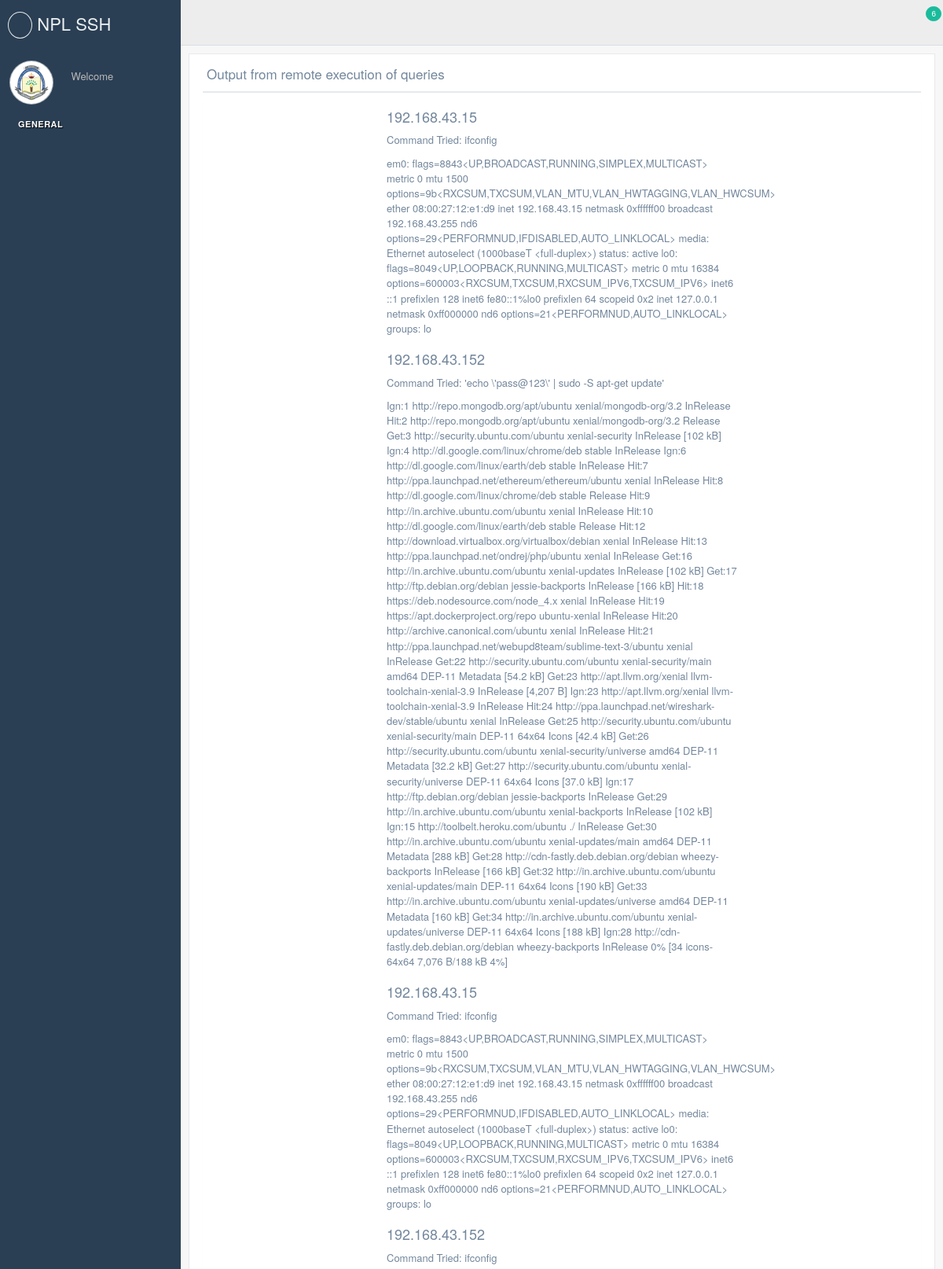
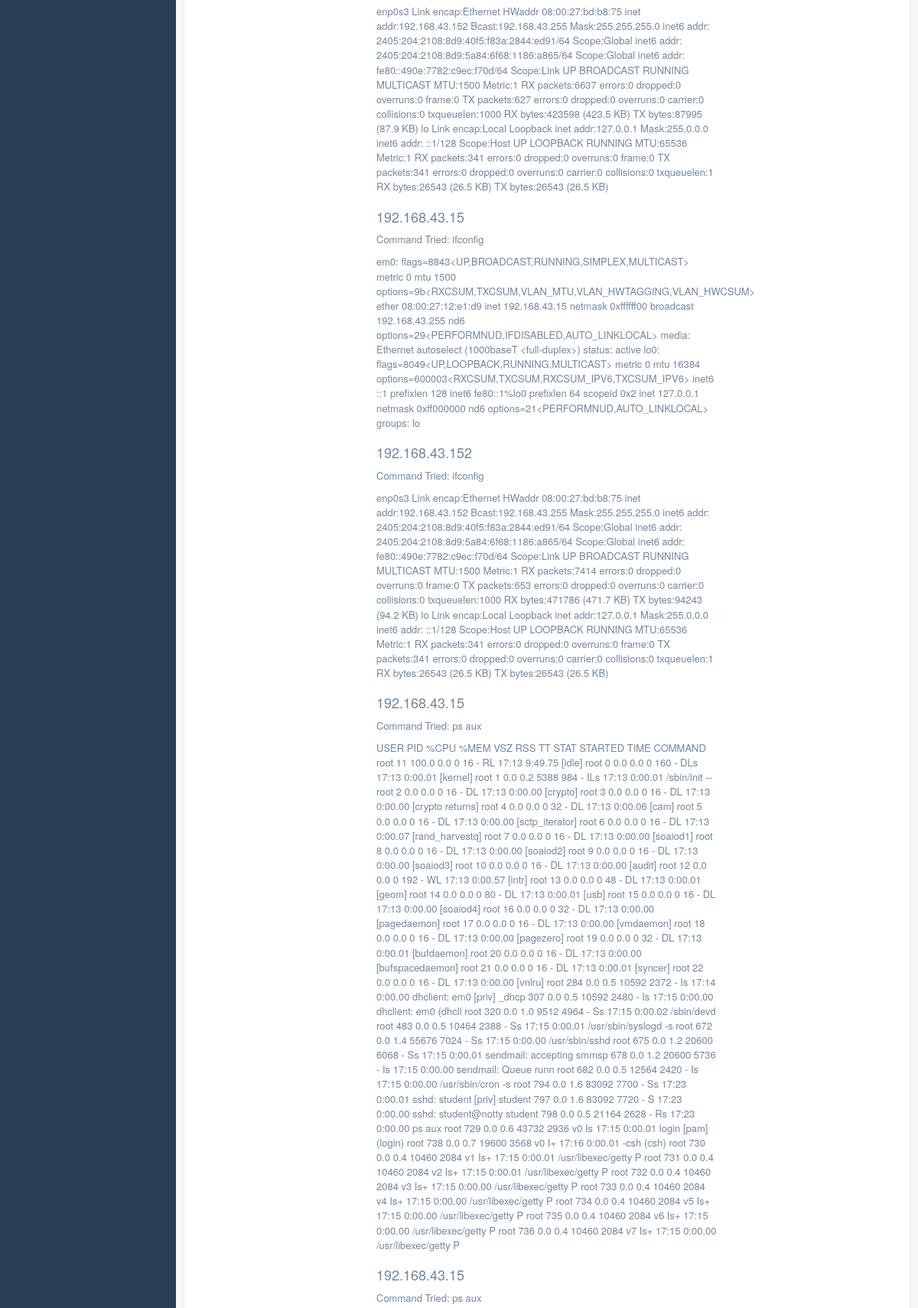
Page /result/ (upper part) on the committed database (2 pictures, top to bottom).
### project/models.py (models this page shows, shortened)
class Host(models.Model):
	ip = models.CharField(max_length=150)
	status = models.TextField(blank=True)
	accessed = models.IntegerField(blank=True,null=True,default=0)
	command = models.TextField(blank=True)

### project/views.py (the view)
# urls.py: url(r'^result/', views.result),
def result(request):
	hosts = Host.objects.all()
	return render(request,'result.html',{'hosts':hosts})

### project/templates/result.html (shortened to what this page needs)
{% extends 'base.html' %}
{%load static%}
{% block content %}
<div class="row">
                <div class="x_panel">
                  <div class="x_title">
                    <h2>Output from remote execution of queries</h2>
                    <div class="clearfix"></div>
                  </div>
                  <div class="panel">
                  {% for host in hosts%}
                  <div class="row">
                    <div class="col-md-6 col-md-offset-3">
                      <h2>{{host.ip}}</h2>
                      <p>Command Tried: {{host.command}}</p>
                      <p>{{host.status}}</p>
                    </div>
                  </div>
                  {%endfor%}
                  </div>
              </div>
</div>
{%endblock%}

### project/templates/base.html (shortened to what this page needs)
{% load staticfiles %}
<!DOCTYPE html>
<html lang="en">
  <head>
    <link href="{% static "vendors/bootstrap/dist/css/bootstrap.min.css" %}" rel="stylesheet">
    <link href="{% static "vendors/font-awesome/css/font-awesome.min.css" %}" rel="stylesheet">
    <link href="{% static "vendors/nprogress/nprogress.css" %}" rel="stylesheet">
    <link href="{% static "build/css/custom.min.css" %}" rel="stylesheet">
  </head>
  <body class="nav-md">
    <div class="container body">
      <div class="main_container">
        <div class="col-md-3 left_col">
          <div class="left_col scroll-view">
            <div class="navbar nav_title" style="border: 0;">
              <a href="/" class="site_title"><i class="fa fa-book"></i> <span> NPL SSH PROJECT </span></a>
            </div>
            <div class="profile clearfix">
              <div class="profile_pic">
                <img src="{% static "production/images/djsce.png" %}" alt="..." class="img-circle profile_img">
              </div>
              <div class="profile_info">
                <span>Welcome</span>
              </div>
              <div class="clearfix"></div>
            </div>
            <br />
            <div id="sidebar-menu" class="main_menu_side hidden-print main_menu">
              <div class="menu_section">
                <h3>General</h3>
              </div>
            </div>
          </div>
        </div>
        <div class="top_nav">
          <div class="nav_menu">
            <nav>
              <div class="nav toggle">
                <a id="menu_toggle"><i class="fa fa-bars"></i></a>
              </div>
              <ul class="nav navbar-nav navbar-right">
                <li role="presentation" class="dropdown">
                  <a href="javascript:;" class="dropdown-toggle info-number" data-toggle="dropdown" aria-expanded="false">
                    <i class="fa fa-envelope-o"></i>
                    <span class="badge bg-green">6</span>
                  </a>
                </li>
              </ul>
            </nav>
          </div>
        </div>
        <div class="right_col" role="main">
          {% block content %}
          {%endblock%}
        </div>
      </div>
    </div>
  </body>
</html>

### rows in the picture
Host: ip "192.168.43.15", command "ifconfig", status "em0: flags=8843<UP,BROADCAST,RUNNING,SIMPLEX,MULTICAST> metric 0 mtu 1500 options=9b<RXCSUM,TXCSUM,VLAN_MTU,VLAN_HWTAGGING,VLAN_HWCSUM> ether 08:00:27:12:e1:d9 inet 192.168.43.15 netmask 0xffffff00 broadcast 192.168.43.255 nd6 options=29<PERFORMNUD,IFDISABLED,AUTO_LINKLOCAL> media: Ethernet autoselect (1000baseT <full-duplex>) status: active lo0: flags=8049<UP,LOOPBACK,RUNNING,MULTICAST> metric 0 mtu 16384 options=600003<RXCSUM,TXCSUM,RXCSUM_IPV6,TXCSUM_IPV6> inet6 ::1 prefixlen 128 inet6 fe80::1%lo0 prefixlen 64 scopeid 0x2 inet 127.0.0.1 netmask 0xff000000 nd6 options=21<PERFORMNUD,AUTO_LINKLOCAL> groups: lo"
Host: ip "192.168.43.152", command "'echo \\'pass@123\\' | sudo -S apt-get update'", status "Ign:1 http://repo.mongodb.org/apt/ubuntu xenial/mongodb-org/3.2 InRelease Hit:2 http://repo.mongodb.org/apt/ubuntu xenial/mongodb-org/3.2 Release Get:3 http://security.ubuntu.com/ubuntu xenial-security InRelease [102 kB] Ign:4 http://dl.google.com/linux/chrome/deb stable InRelease Ign:6 http://dl.google.com/linux/earth/deb stable InRelease Hit:7 http://ppa.launchpad.net/ethereum/ethereum/ubuntu xenial InRelease Hit:8 http://dl.google.com/linux/chrome/deb stable Release Hit:9 http://in.archive.ubuntu.com/ubuntu xenial InRelease Hit:10 http://dl.google.com/linux/earth/deb stable Release Hit:12 http://download.virtualbox.org/virtualbox/debian xenial InRelease Hit:13…"
Host: ip "192.168.43.15", command "ifconfig", status "em0: flags=8843<UP,BROADCAST,RUNNING,SIMPLEX,MULTICAST> metric 0 mtu 1500 options=9b<RXCSUM,TXCSUM,VLAN_MTU,VLAN_HWTAGGING,VLAN_HWCSUM> ether 08:00:27:12:e1:d9 inet 192.168.43.15 netmask 0xffffff00 broadcast 192.168.43.255 nd6 options=29<PERFORMNUD,IFDISABLED,AUTO_LINKLOCAL> media: Ethernet autoselect (1000baseT <full-duplex>) status: active lo0: flags=8049<UP,LOOPBACK,RUNNING,MULTICAST> metric 0 mtu 16384 options=600003<RXCSUM,TXCSUM,RXCSUM_IPV6,TXCSUM_IPV6> inet6 ::1 prefixlen 128 inet6 fe80::1%lo0 prefixlen 64 scopeid 0x2 inet 127.0.0.1 netmask 0xff000000 nd6 options=21<PERFORMNUD,AUTO_LINKLOCAL> groups: lo"
Host: ip "192.168.43.152", command "ifconfig", status "enp0s3 Link encap:Ethernet HWaddr 08:00:27:bd:b8:75 inet addr:192.168.43.152 Bcast:192.168.43.255 Mask:255.255.255.0 inet6 addr: 2405:204:2108:8d9:40f5:f83a:2844:ed91/64 Scope:Global inet6 addr: 2405:204:2108:8d9:5a84:6f68:1186:a865/64 Scope:Global inet6 addr: fe80::490e:7782:c9ec:f70d/64 Scope:Link UP BROADCAST RUNNING MULTICAST MTU:1500 Metric:1 RX packets:6637 errors:0 dropped:0 overruns:0 frame:0 TX packets:627 errors:0 dropped:0 overruns:0 carrier:0 collisions:0 txqueuelen:1000 RX bytes:423598 (423.5 KB) TX bytes:87995 (87.9 KB) lo Link encap:Local Loopback inet addr:127.0.0.1 Mask:255.0.0.0 inet6 addr: ::1/128 Scope:Host UP LOOPBACK RUNNING MTU:65536 Metric:1 RX packets:341 errors:0…"
Host: ip "192.168.43.15", command "ifconfig", status "em0: flags=8843<UP,BROADCAST,RUNNING,SIMPLEX,MULTICAST> metric 0 mtu 1500 options=9b<RXCSUM,TXCSUM,VLAN_MTU,VLAN_HWTAGGING,VLAN_HWCSUM> ether 08:00:27:12:e1:d9 inet 192.168.43.15 netmask 0xffffff00 broadcast 192.168.43.255 nd6 options=29<PERFORMNUD,IFDISABLED,AUTO_LINKLOCAL> media: Ethernet autoselect (1000baseT <full-duplex>) status: active lo0: flags=8049<UP,LOOPBACK,RUNNING,MULTICAST> metric 0 mtu 16384 options=600003<RXCSUM,TXCSUM,RXCSUM_IPV6,TXCSUM_IPV6> inet6 ::1 prefixlen 128 inet6 fe80::1%lo0 prefixlen 64 scopeid 0x2 inet 127.0.0.1 netmask 0xff000000 nd6 options=21<PERFORMNUD,AUTO_LINKLOCAL> groups: lo"
Host: ip "192.168.43.152", command "ifconfig", status "enp0s3 Link encap:Ethernet HWaddr 08:00:27:bd:b8:75 inet addr:192.168.43.152 Bcast:192.168.43.255 Mask:255.255.255.0 inet6 addr: 2405:204:2108:8d9:40f5:f83a:2844:ed91/64 Scope:Global inet6 addr: 2405:204:2108:8d9:5a84:6f68:1186:a865/64 Scope:Global inet6 addr: fe80::490e:7782:c9ec:f70d/64 Scope:Link UP BROADCAST RUNNING MULTICAST MTU:1500 Metric:1 RX packets:7414 errors:0 dropped:0 overruns:0 frame:0 TX packets:653 errors:0 dropped:0 overruns:0 carrier:0 collisions:0 txqueuelen:1000 RX bytes:471786 (471.7 KB) TX bytes:94243 (94.2 KB) lo Link encap:Local Loopback inet addr:127.0.0.1 Mask:255.0.0.0 inet6 addr: ::1/128 Scope:Host UP LOOPBACK RUNNING MTU:65536 Metric:1 RX packets:341 errors:0…"
Host: ip "192.168.43.15", command "ps aux", status "USER PID %CPU %MEM VSZ RSS TT STAT STARTED TIME COMMAND root 11 100.0 0.0 0 16 - RL 17:13 9:49.75 [idle] root 0 0.0 0.0 0 160 - DLs 17:13 0:00.01 [kernel] root 1 0.0 0.2 5388 984 - ILs 17:13 0:00.01 /sbin/init -- root 2 0.0 0.0 0 16 - DL 17:13 0:00.00 [crypto] root 3 0.0 0.0 0 16 - DL 17:13 0:00.00 [crypto returns] root 4 0.0 0.0 0 32 - DL 17:13 0:00.06 [cam] root 5 0.0 0.0 0 16 - DL 17:13 0:00.00 [sctp_iterator] root 6 0.0 0.0 0 16 - DL 17:13 0:00.07 [rand_harvestq] root 7 0.0 0.0 0 16 - DL 17:13 0:00.00 [soaiod1] root 8 0.0 0.0 0 16 - DL 17:13 0:00.00 [soaiod2] root 9 0.0 0.0 0 16 - DL 17:13 0:00.00 [soaiod3] root 10 0.0 0.0 0 16 - DL 17:13 0:00.00 [audit] root 12 0.0 0.0 0 192 - WL 17:13…"
Host: ip "192.168.43.15", command "ps aux"
